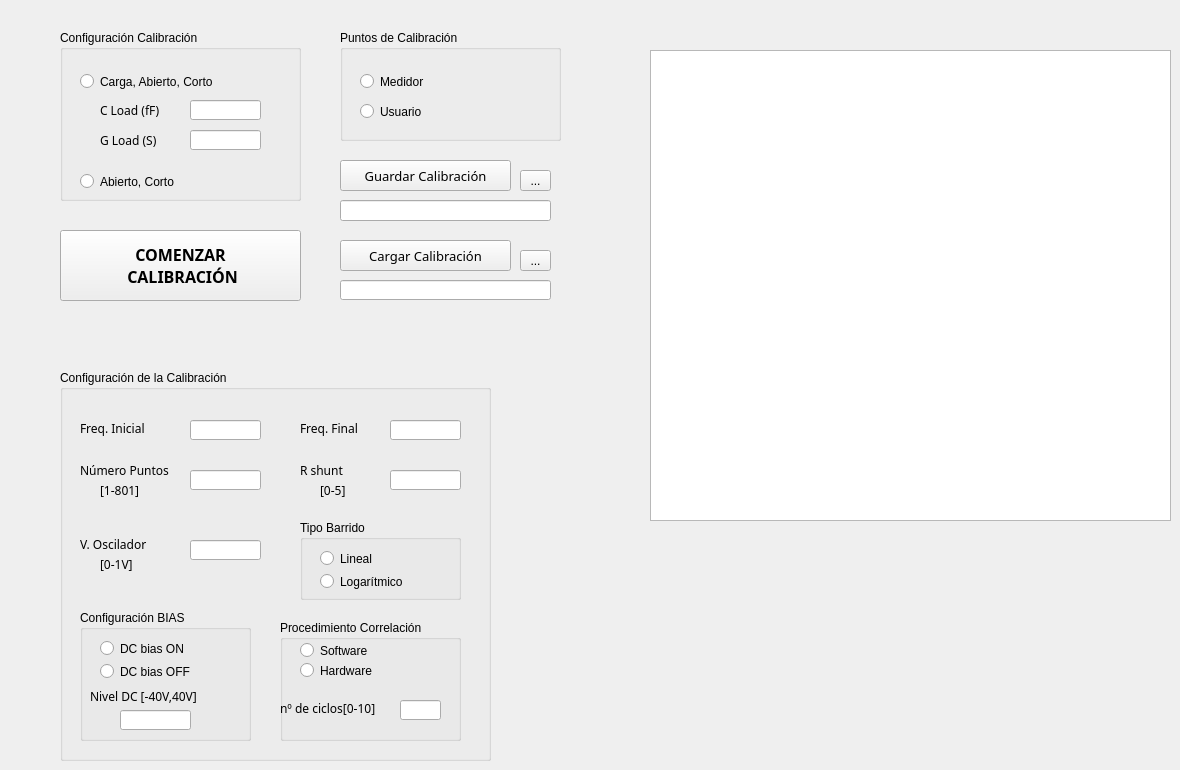
        <widget class="QWidget" name="calibracion">
         <property name="acceptDrops">
          <bool>false</bool>
         </property>
         <attribute name="title">
          <string>CALIBRACIÓN</string>
         </attribute>
         <widget class="QPushButton" name="GO_CAL">
          <property name="geometry">
           <rect>
            <x>60</x>
            <y>230</y>
            <width>241</width>
            <height>71</height>
           </rect>
          </property>
          <property name="font">
           <font>
            <family>Courier 10 Pitch</family>
            <pointsize>12</pointsize>
            <bold>true</bold>
           </font>
          </property>
          <property name="text">
           <string>COMENZAR 
 CALIBRACIÓN</string>
          </property>
         </widget>
         <widget class="QPushButton" name="SAVE_CAL">
          <property name="geometry">
           <rect>
            <x>340</x>
            <y>160</y>
            <width>171</width>
            <height>31</height>
           </rect>
          </property>
          <property name="font">
           <font>
            <family>Courier 10 Pitch</family>
            <pointsize>10</pointsize>
           </font>
          </property>
          <property name="text">
           <string>Guardar Calibración</string>
          </property>
         </widget>
         <widget class="QGroupBox" name="groupBox_5">
          <property name="geometry">
           <rect>
            <x>60</x>
            <y>30</y>
            <width>241</width>
            <height>171</height>
           </rect>
          </property>
          <property name="title">
           <string>Configuración Calibración</string>
          </property>
          <widget class="QRadioButton" name="radioButton_config_cal_2">
           <property name="geometry">
            <rect>
             <x>20</x>
             <y>140</y>
             <width>161</width>
             <height>23</height>
            </rect>
           </property>
           <property name="text">
            <string>Abierto, Corto</string>
           </property>
          </widget>
          <widget class="QRadioButton" name="radioButton_config_cal_1">
           <property name="geometry">
            <rect>
             <x>20</x>
             <y>40</y>
             <width>201</width>
             <height>23</height>
            </rect>
           </property>
           <property name="text">
            <string>Carga, Abierto, Corto</string>
           </property>
          </widget>
          <widget class="QLabel" name="label_18">
           <property name="geometry">
            <rect>
             <x>40</x>
             <y>70</y>
             <width>91</width>
             <height>20</height>
            </rect>
           </property>
           <property name="font">
            <font>
             <family>Courier 10 Pitch</family>
             <pointsize>9</pointsize>
            </font>
           </property>
           <property name="text">
            <string>C Load (fF)</string>
           </property>
          </widget>
          <widget class="QLineEdit" name="c_load">
           <property name="geometry">
            <rect>
             <x>130</x>
             <y>70</y>
             <width>71</width>
             <height>20</height>
            </rect>
           </property>
           <property name="readOnly">
            <bool>false</bool>
           </property>
          </widget>
          <widget class="QLabel" name="label_19">
           <property name="geometry">
            <rect>
             <x>40</x>
             <y>100</y>
             <width>81</width>
             <height>20</height>
            </rect>
           </property>
           <property name="font">
            <font>
             <family>Courier 10 Pitch</family>
             <pointsize>9</pointsize>
            </font>
           </property>
           <property name="text">
            <string>G Load (S)</string>
           </property>
          </widget>
          <widget class="QLineEdit" name="g_load">
           <property name="geometry">
            <rect>
             <x>130</x>
             <y>100</y>
             <width>71</width>
             <height>20</height>
            </rect>
           </property>
           <property name="readOnly">
            <bool>false</bool>
           </property>
          </widget>
         </widget>
         <widget class="QGroupBox" name="groupBox_6">
          <property name="geometry">
           <rect>
            <x>340</x>
            <y>30</y>
            <width>221</width>
            <height>111</height>
           </rect>
          </property>
          <property name="title">
           <string>Puntos de Calibración</string>
          </property>
          <widget class="QRadioButton" name="radioButton_pto_cal_usuario">
           <property name="geometry">
            <rect>
             <x>20</x>
             <y>70</y>
             <width>161</width>
             <height>23</height>
            </rect>
           </property>
           <property name="text">
            <string>Usuario</string>
           </property>
          </widget>
          <widget class="QRadioButton" name="radioButton_pto_cal_medidor">
           <property name="geometry">
            <rect>
             <x>20</x>
             <y>40</y>
             <width>131</width>
             <height>23</height>
            </rect>
           </property>
           <property name="text">
            <string>Medidor</string>
           </property>
          </widget>
         </widget>
         <widget class="QPushButton" name="LOAD_CAL">
          <property name="geometry">
           <rect>
            <x>340</x>
            <y>240</y>
            <width>171</width>
            <height>31</height>
           </rect>
          </property>
          <property name="font">
           <font>
            <family>Courier 10 Pitch</family>
            <pointsize>10</pointsize>
           </font>
          </property>
          <property name="text">
           <string>Cargar Calibración</string>
          </property>
         </widget>
         <widget class="QToolButton" name="toolButton_load_2">
          <property name="geometry">
           <rect>
            <x>520</x>
            <y>250</y>
            <width>31</width>
            <height>21</height>
           </rect>
          </property>
          <property name="text">
           <string>...</string>
          </property>
         </widget>
         <widget class="QLineEdit" name="load_path_2">
          <property name="geometry">
           <rect>
            <x>340</x>
            <y>280</y>
            <width>211</width>
            <height>20</height>
           </rect>
          </property>
          <property name="readOnly">
           <bool>false</bool>
          </property>
         </widget>
         <widget class="QLineEdit" name="save_path_2">
          <property name="geometry">
           <rect>
            <x>340</x>
            <y>200</y>
            <width>211</width>
            <height>21</height>
           </rect>
          </property>
         </widget>
         <widget class="QToolButton" name="toolButton_save_2">
          <property name="geometry">
           <rect>
            <x>520</x>
            <y>170</y>
            <width>31</width>
            <height>21</height>
           </rect>
          </property>
          <property name="text">
           <string>...</string>
          </property>
         </widget>
         <widget class="QTextBrowser" name="textBrowser_2">
          <property name="geometry">
           <rect>
            <x>650</x>
            <y>50</y>
            <width>521</width>
            <height>471</height>
           </rect>
          </property>
         </widget>
         <widget class="QGroupBox" name="groupBox_14">
          <property name="geometry">
           <rect>
            <x>60</x>
            <y>370</y>
            <width>431</width>
            <height>391</height>
           </rect>
          </property>
          <property name="autoFillBackground">
           <bool>false</bool>
          </property>
          <property name="title">
           <string>Configuración de la Calibración</string>
          </property>
          <widget class="QLineEdit" name="f_inicial_2">
           <property name="geometry">
            <rect>
             <x>130</x>
             <y>50</y>
             <width>71</width>
             <height>20</height>
            </rect>
           </property>
           <property name="readOnly">
            <bool>false</bool>
           </property>
          </widget>
          <widget class="QLineEdit" name="n_puntos_2">
           <property name="geometry">
            <rect>
             <x>130</x>
             <y>100</y>
             <width>71</width>
             <height>20</height>
            </rect>
           </property>
           <property name="readOnly">
            <bool>false</bool>
           </property>
          </widget>
          <widget class="QLabel" name="label_45">
           <property name="geometry">
            <rect>
             <x>20</x>
             <y>90</y>
             <width>101</width>
             <height>20</height>
            </rect>
           </property>
           <property name="font">
            <font>
             <family>Courier 10 Pitch</family>
             <pointsize>9</pointsize>
            </font>
           </property>
           <property name="text">
            <string>Número Puntos</string>
           </property>
          </widget>
          <widget class="QLabel" name="label_47">
           <property name="geometry">
            <rect>
             <x>20</x>
             <y>50</y>
             <width>101</width>
             <height>16</height>
            </rect>
           </property>
           <property name="font">
            <font>
             <family>Courier 10 Pitch</family>
             <pointsize>9</pointsize>
            </font>
           </property>
           <property name="text">
            <string>Freq. Inicial</string>
           </property>
          </widget>
          <widget class="QLabel" name="label_48">
           <property name="geometry">
            <rect>
             <x>240</x>
             <y>50</y>
             <width>91</width>
             <height>16</height>
            </rect>
           </property>
           <property name="font">
            <font>
             <family>Courier 10 Pitch</family>
             <pointsize>9</pointsize>
            </font>
           </property>
           <property name="text">
            <string>Freq. Final</string>
           </property>
          </widget>
          <widget class="QLineEdit" name="f_final_2">
           <property name="geometry">
            <rect>
             <x>330</x>
             <y>50</y>
             <width>71</width>
             <height>20</height>
            </rect>
           </property>
           <property name="readOnly">
            <bool>false</bool>
           </property>
          </widget>
          <widget class="QLabel" name="label_49">
           <property name="geometry">
            <rect>
             <x>240</x>
             <y>90</y>
             <width>101</width>
             <height>20</height>
            </rect>
           </property>
           <property name="font">
            <font>
             <family>Courier 10 Pitch</family>
             <pointsize>9</pointsize>
            </font>
           </property>
           <property name="text">
            <string>R shunt</string>
           </property>
          </widget>
          <widget class="QLineEdit" name="shunt_2">
           <property name="geometry">
            <rect>
             <x>330</x>
             <y>100</y>
             <width>71</width>
             <height>20</height>
            </rect>
           </property>
           <property name="readOnly">
            <bool>false</bool>
           </property>
          </widget>
          <widget class="QLabel" name="label_54">
           <property name="geometry">
            <rect>
             <x>40</x>
             <y>110</y>
             <width>101</width>
             <height>20</height>
            </rect>
           </property>
           <property name="font">
            <font>
             <family>Courier 10 Pitch</family>
             <pointsize>9</pointsize>
            </font>
           </property>
           <property name="text">
            <string>[1-801]</string>
           </property>
          </widget>
          <widget class="QLabel" name="label_55">
           <property name="geometry">
            <rect>
             <x>260</x>
             <y>110</y>
             <width>41</width>
             <height>20</height>
            </rect>
           </property>
           <property name="font">
            <font>
             <family>Courier 10 Pitch</family>
             <pointsize>9</pointsize>
            </font>
           </property>
           <property name="text">
            <string>[0-5]</string>
           </property>
          </widget>
          <widget class="QLabel" name="label_56">
           <property name="geometry">
            <rect>
             <x>40</x>
             <y>184</y>
             <width>101</width>
             <height>20</height>
            </rect>
           </property>
           <property name="font">
            <font>
             <family>Courier 10 Pitch</family>
             <pointsize>9</pointsize>
            </font>
           </property>
           <property name="text">
            <string>[0-1V]</string>
           </property>
          </widget>
          <widget class="QLabel" name="label_57">
           <property name="geometry">
            <rect>
             <x>20</x>
             <y>164</y>
             <width>101</width>
             <height>20</height>
            </rect>
           </property>
           <property name="font">
            <font>
             <family>Courier 10 Pitch</family>
             <pointsize>9</pointsize>
            </font>
           </property>
           <property name="text">
            <string>V. Oscilador</string>
           </property>
          </widget>
          <widget class="QLineEdit" name="vosc_2">
           <property name="geometry">
            <rect>
             <x>130</x>
             <y>170</y>
             <width>71</width>
             <height>20</height>
            </rect>
           </property>
           <property name="readOnly">
            <bool>false</bool>
           </property>
          </widget>
          <widget class="QGroupBox" name="groupBox_8">
           <property name="geometry">
            <rect>
             <x>240</x>
             <y>150</y>
             <width>161</width>
             <height>80</height>
            </rect>
           </property>
           <property name="title">
            <string>Tipo Barrido</string>
           </property>
           <widget class="QRadioButton" name="radioButton_lineal_2">
            <property name="geometry">
             <rect>
              <x>20</x>
              <y>27</y>
              <width>111</width>
              <height>23</height>
             </rect>
            </property>
            <property name="text">
             <string>Lineal</string>
            </property>
           </widget>
           <widget class="QRadioButton" name="radioButton_log_2">
            <property name="geometry">
             <rect>
              <x>20</x>
              <y>50</y>
              <width>111</width>
              <height>23</height>
             </rect>
            </property>
            <property name="text">
             <string>Logarítmico</string>
            </property>
           </widget>
          </widget>
          <widget class="QGroupBox" name="groupBox_9">
           <property name="geometry">
            <rect>
             <x>20</x>
             <y>240</y>
             <width>171</width>
             <height>131</height>
            </rect>
           </property>
           <property name="title">
            <string>Configuración BIAS</string>
           </property>
           <property name="checkable">
            <bool>false</bool>
           </property>
           <widget class="QRadioButton" name="radioButton_DC_OFF_2">
            <property name="geometry">
             <rect>
              <x>20</x>
              <y>50</y>
              <width>111</width>
              <height>23</height>
             </rect>
            </property>
            <property name="text">
             <string>DC bias OFF</string>
            </property>
           </widget>
           <widget class="QRadioButton" name="radioButton_DC_ON_2">
            <property name="geometry">
             <rect>
              <x>20</x>
              <y>27</y>
              <width>111</width>
              <height>23</height>
             </rect>
            </property>
            <property name="text">
             <string>DC bias ON</string>
            </property>
           </widget>
           <widget class="QLabel" name="label_21">
            <property name="geometry">
             <rect>
              <x>10</x>
              <y>76</y>
              <width>141</width>
              <height>20</height>
             </rect>
            </property>
            <property name="font">
             <font>
              <family>Courier 10 Pitch</family>
              <pointsize>9</pointsize>
             </font>
            </property>
            <property name="text">
             <string>Nivel DC [-40V,40V]</string>
            </property>
           </widget>
           <widget class="QLineEdit" name="nivel_DC_2">
            <property name="geometry">
             <rect>
              <x>40</x>
              <y>100</y>
              <width>71</width>
              <height>20</height>
             </rect>
            </property>
            <property name="readOnly">
             <bool>false</bool>
            </property>
           </widget>
          </widget>
          <widget class="QGroupBox" name="groupBox_7">
           <property name="geometry">
            <rect>
             <x>220</x>
             <y>250</y>
             <width>181</width>
             <height>121</height>
            </rect>
           </property>
           <property name="title">
            <string>Procedimiento Correlación</string>
           </property>
           <widget class="QRadioButton" name="radioButton_Corre_2">
            <property name="geometry">
             <rect>
              <x>20</x>
              <y>20</y>
              <width>111</width>
              <height>21</height>
             </rect>
            </property>
            <property name="text">
             <string>Software</string>
            </property>
           </widget>
           <widget class="QRadioButton" name="radioButton_F_Corre_2">
            <property name="geometry">
             <rect>
              <x>20</x>
              <y>40</y>
              <width>151</width>
              <height>21</height>
             </rect>
            </property>
            <property name="text">
             <string>Hardware</string>
            </property>
           </widget>
           <widget class="QLabel" name="label_59">
            <property name="geometry">
             <rect>
              <x>0</x>
              <y>80</y>
              <width>121</width>
              <height>16</height>
             </rect>
            </property>
            <property name="font">
             <font>
              <family>Courier 10 Pitch</family>
              <pointsize>9</pointsize>
             </font>
            </property>
            <property name="text">
             <string>nº de ciclos[0-10]</string>
            </property>
           </widget>
           <widget class="QLineEdit" name="n_ciclos_2">
            <property name="geometry">
             <rect>
              <x>120</x>
              <y>80</y>
              <width>41</width>
              <height>20</height>
             </rect>
            </property>
            <property name="text">
             <string/>
            </property>
            <property name="readOnly">
             <bool>false</bool>
            </property>
           </widget>
          </widget>
         </widget>
        </widget>
